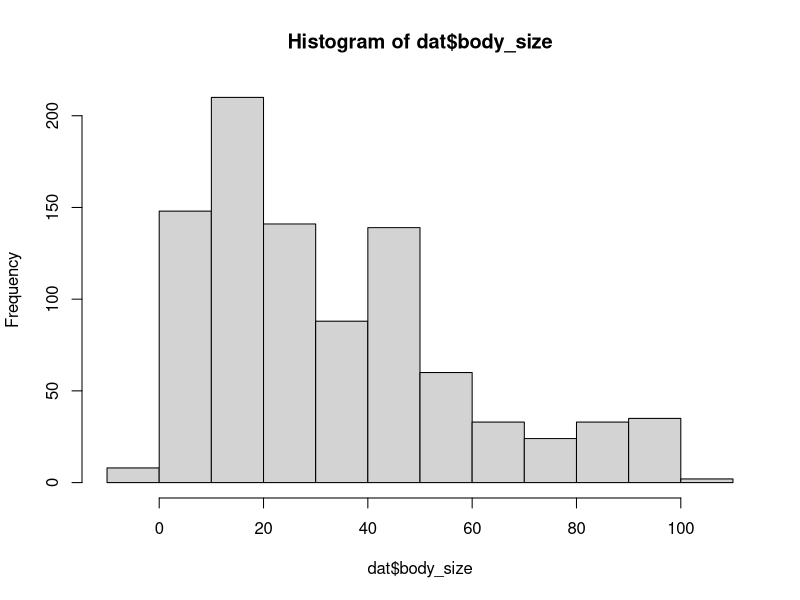
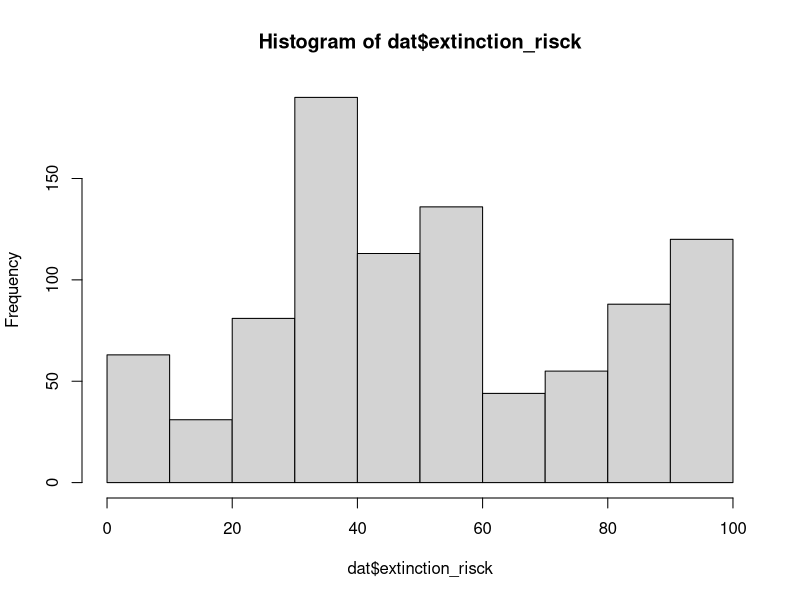
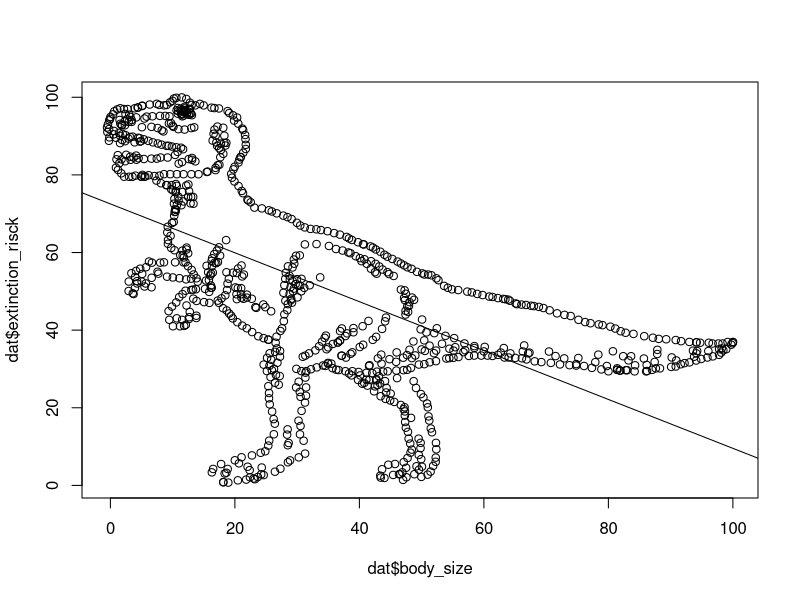
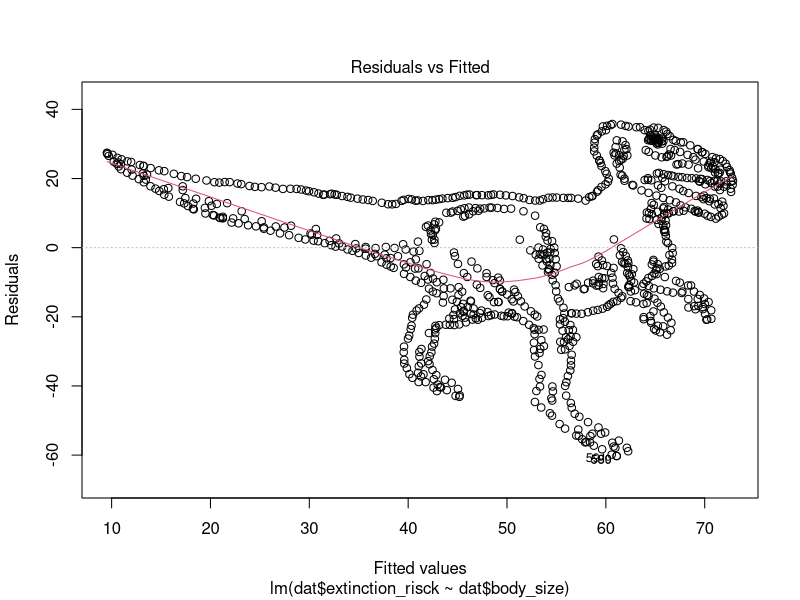
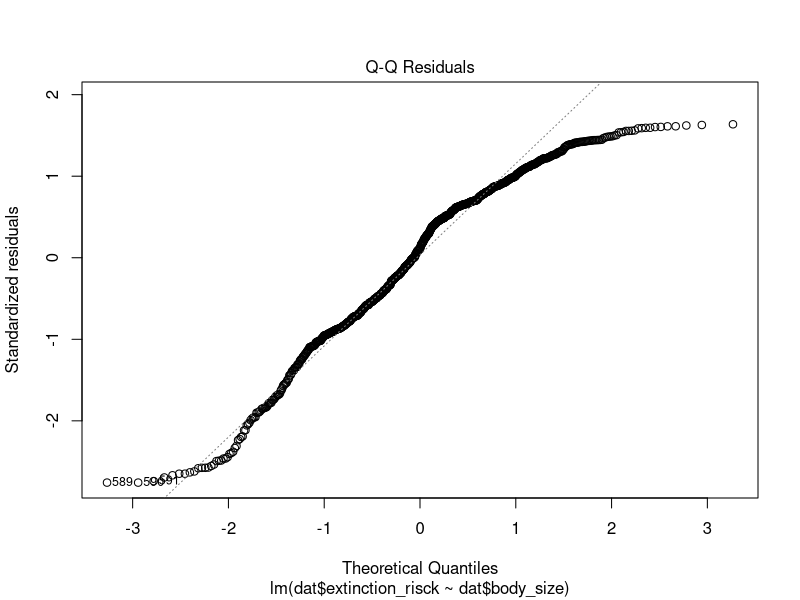
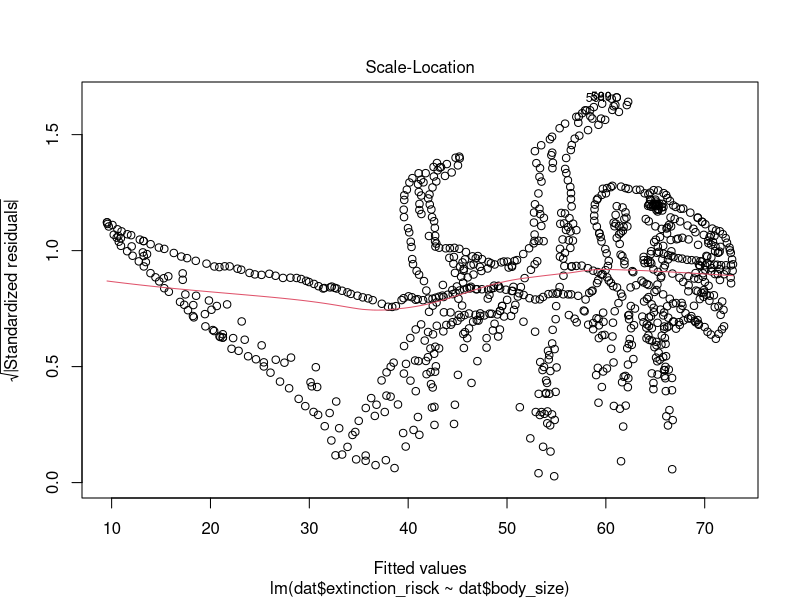
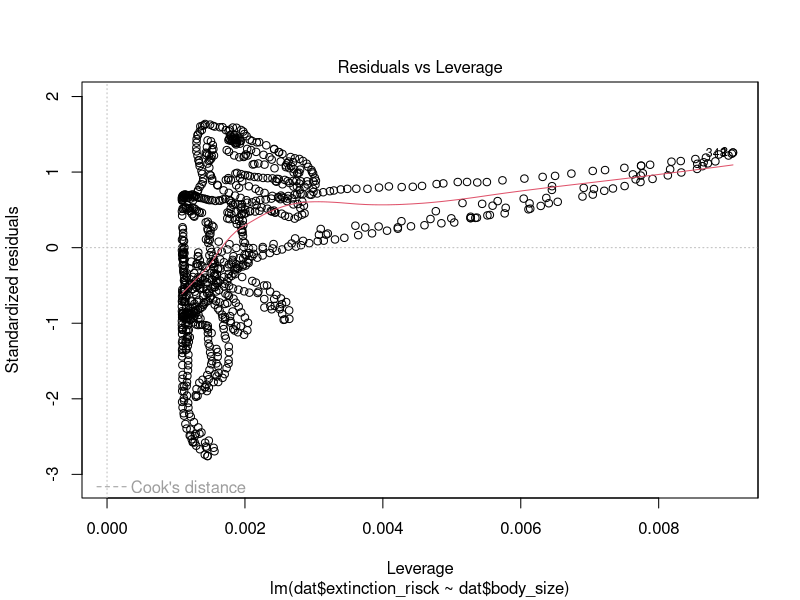
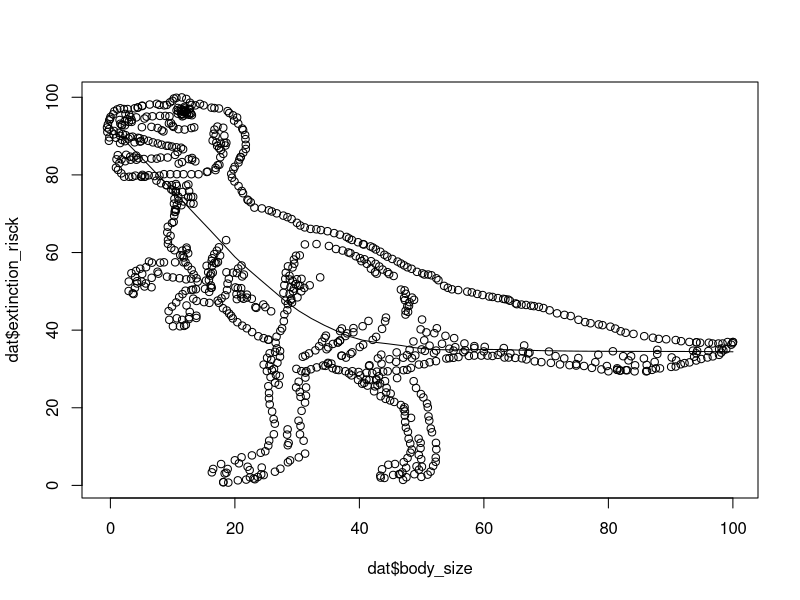

The R script that drew these images, in order:
#Data exploration

#Read this dataset and explore it.

#read data
dat <- read.csv("Roptimization/data/extinction.csv", h = TRUE)

head(dat)
str(dat)
summary(dat)
hist(dat$body_size)
hist(dat$extinction_risck)
cor.test(dat$extinction_risck, dat$body_size)
m <- lm(dat$extinction_risck ~ dat$body_size)
summary(m)
plot(dat$extinction_risck ~ dat$body_size)
abline(m)
plot(m)
scatter.smooth(dat$extinction_risck ~ dat$body_size)

#take home message. ALways plot your data

#example ascombe quartet?
